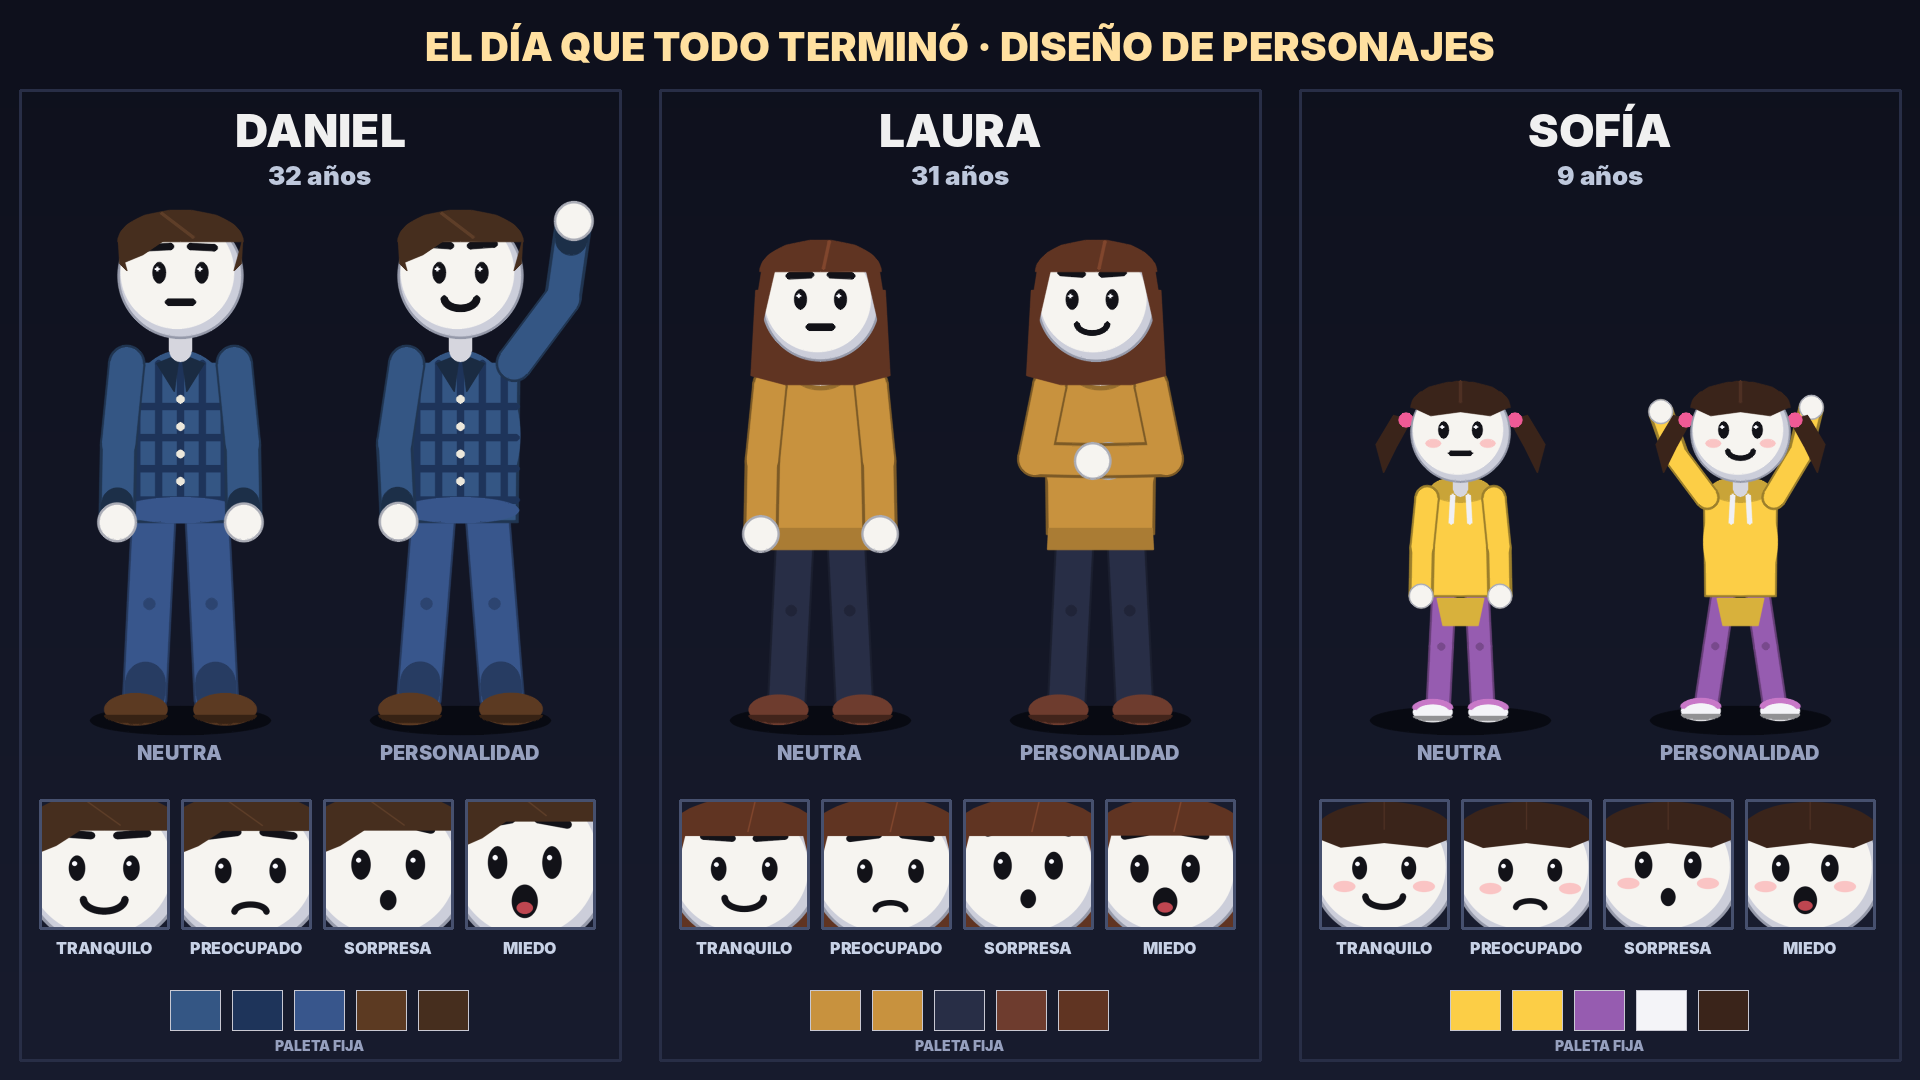

Here is the Python script that generated this plot:
#!/usr/bin/env python3
# Hoja de diseño de personajes: cuerpo completo, poses y expresiones de Daniel, Laura y Sofía.
import os, sys
sys.path.insert(0, os.path.dirname(os.path.abspath(__file__)))
from rig import *

HERE = os.path.dirname(os.path.abspath(__file__))
FB = '/usr/share/fonts/opentype/inter/Inter-Black.otf'
def text(img, s, xy, px, col=(240, 240, 240), anchor='mm'):
    im = Image.fromarray(img); d = ImageDraw.Draw(im); d.text(xy, s, font=ImageFont.truetype(FB, px), fill=col, anchor=anchor); img[:] = np.array(im)

EXPR = [('TRANQUILO', dict(frown=-.05, boca='sonrisa')), ('PREOCUPADO', dict(frown=-.38, boca='triste', tilt=.1, look=(.15, .1))),
        ('SORPRESA', dict(frown=-.55, boca='o', look=(0, -.15))), ('MIEDO', dict(frown=-.45, boca='grito', sh=.8, look=(-.2, 0)))]
POSES = {'daniel': dict(uR=2.5, lR=.5, uL=-.15, lL=.2, boca='sonrisa', frown=-.05, thL=-.08, thR=.08),          # saluda con una mano
         'laura': dict(uR=.2, lR=-1.75, uL=-.2, lL=1.75, boca='sonrisa', frown=-.05, look=(-.2, 0), tilt=-.06),   # brazos cruzados suaves
         'sofia': dict(uR=2.6, lR=.3, uL=-2.5, lL=-.3, boca='sonrisa', frown=-.1, thL=-.15, thR=.15)}         # brazos arriba, contenta

W_, H_ = 1920, 1080
sheet = np.zeros((H_, W_, 3), np.uint8)
for y in range(H_): sheet[y] = (int(14 + 10 * y / H_), int(16 + 12 * y / H_), int(28 + 18 * y / H_))
text(sheet, 'EL DÍA QUE TODO TERMINÓ · DISEÑO DE PERSONAJES', (W_ // 2, 46), 40, (255, 224, 160))
for i, who in enumerate(['daniel', 'laura', 'sofia']):
    c = CAST[who]; cx = 320 + i * 640
    cv2.rectangle(sheet, (cx - 300, 90), (cx + 300, 1060), (40, 46, 70), 2)
    text(sheet, c['nombre'], (cx, 130), 46); text(sheet, c['edad'], (cx, 175), 26, (190, 200, 220))
    # cuerpo completo: pose neutra (izquierda) y pose de personalidad (derecha)
    cv2.ellipse(sheet, (cx - 140, 720), (90, 14), 0, 0, 360, (8, 10, 18), -1, cv2.LINE_AA); cv2.ellipse(sheet, (cx + 140, 720), (90, 14), 0, 0, 360, (8, 10, 18), -1, cv2.LINE_AA)
    person(sheet, who, cx - 140, 716, 500, dict(boca='neutra'))
    person(sheet, who, cx + 140, 716, 500, POSES[who])
    text(sheet, 'NEUTRA', (cx - 140, 752), 20, (150, 160, 190)); text(sheet, 'PERSONALIDAD', (cx + 140, 752), 20, (150, 160, 190))
    # expresiones (primeros planos de la cabeza)
    for k, (lab, ex) in enumerate(EXPR):
        big = np.zeros((900, 600, 3), np.uint8); big[:] = (24, 28, 46)
        _, j = person(big, who, 300, 1500, 1500 / CAST[who]['alto'] * .8 if who == 'sofia' else 1500, dict(ex))
        hx, hy = j['head']; r = int(150 if who != 'sofia' else 170)
        crop = big[max(0, int(hy) - r - 30):int(hy) + r - 10, max(0, int(hx) - r):int(hx) + r]
        crop = cv2.resize(crop, (128, 128), interpolation=cv2.INTER_AREA)
        x0 = cx - 280 + k * 142; sheet[800:928, x0:x0 + 128] = crop; cv2.rectangle(sheet, (x0, 800), (x0 + 128, 928), (70, 80, 110), 2)
        text(sheet, lab, (x0 + 64, 948), 16, (200, 210, 230))
    # paleta de colores fija
    sw = [c['top'], c.get('plaid', c['top']), c['pants'], c['shoe'], c['pelo_col']]
    for k, col in enumerate(sw): cv2.rectangle(sheet, (cx - 150 + k * 62, 990), (cx - 100 + k * 62, 1030), col[::-1] if False else col, -1); cv2.rectangle(sheet, (cx - 150 + k * 62, 990), (cx - 100 + k * 62, 1030), (200, 200, 210), 1)
    text(sheet, 'PALETA FIJA', (cx, 1046), 14, (150, 160, 190))
cv2.imwrite(os.path.join(HERE, 'diseno_personajes.png'), sheet[:, :, ::-1])
print('ok')
